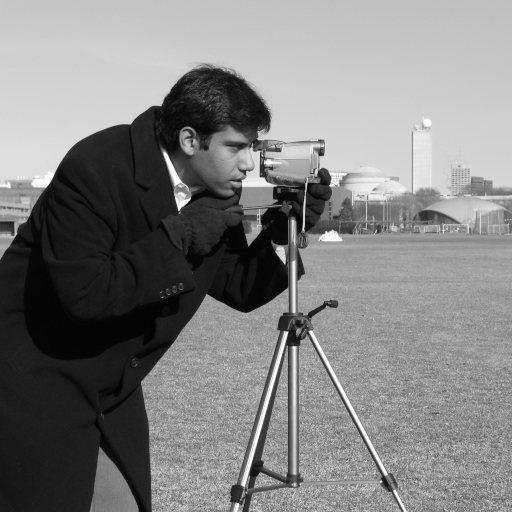
#> input picture skimage.data.camera(), 512 x 512 px
$ python operasi_blending.py
#> lines starting #> are read from the running program, lines starting #| are printed output that depends on the picture
### input_output.py
"""
Module untuk Input/Output dan Visualisasi
Berisi fungsi-fungsi untuk memuat gambar dan menyimpan hasil
"""

import cv2
import numpy as np
import matplotlib.pyplot as plt
from skimage import data
import os
from tkinter import filedialog, messagebox
import tkinter as tk

def buat_folder_hasil(nama_folder="hasil_pengolahan"):
    """
    Membuat folder untuk menyimpan hasil dengan subfolder berdasarkan kategori

    Args:
        nama_folder: Nama folder yang akan dibuat

    Returns:
        str: Path folder yang dibuat
    """
    try:
        # Buat folder utama
        if not os.path.exists(nama_folder):
            os.makedirs(nama_folder)
            print(f"📁 Folder '{nama_folder}' telah dibuat")

        # Buat subfolder berdasarkan kategori
        subfolders = [
            "1_pengurangan_citra",
            "2_operasi_boolean",
            "3_motion_detection",
            "4_blending_citra"
        ]

        for subfolder in subfolders:
            subfolder_path = os.path.join(nama_folder, subfolder)
            if not os.path.exists(subfolder_path):
                os.makedirs(subfolder_path)
                print(f"📂 Subfolder '{subfolder}' telah dibuat")

        return nama_folder
    except Exception as e:
        print(f"❌ Error membuat folder: {e}")
        return None

def muat_gambar_sample():
    """
    Memuat gambar sample dari skimage

    Returns:
        tuple: (img1, img2) atau (None, None) jika gagal
    """
    try:
        print("🔄 Memuat gambar sample...")
        img1 = data.camera()  # Gambar kamera
#> img1 is the input picture: shape (512, 512); min 0, max 255, mean 129.1
        img2 = data.coins()   # Gambar koin
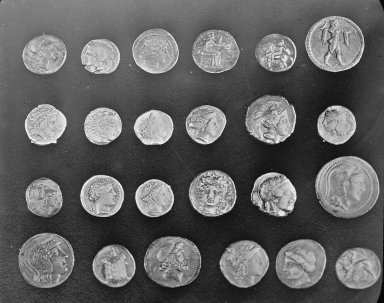
#> input picture skimage.data.coins(), 384 x 303 px
#> img2 is the input picture: shape (303, 384); min 1, max 252, mean 96.9

        # Resize agar ukuran sama
        img1 = cv2.resize(img1, (300, 300))
#> img1: shape (300, 300)
        img2 = cv2.resize(img2, (300, 300))
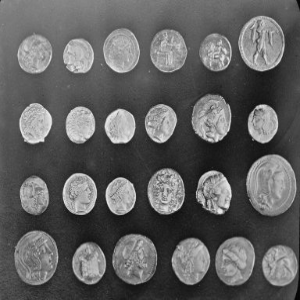
#> img2: shape (300, 300); min 3, max 238, mean 96.7

        print("✅ Berhasil memuat gambar sample")
        return img1, img2

    except Exception as e:
        print(f"❌ Error memuat gambar sample: {e}")
        return None, None

# [104 lines left out: functions input_gambar_dari_file, buat_gambar_sintetis, tampilkan_gambar_input, not called in this run]

def simpan_perbandingan_dengan_stats(img_asli, img_hasil, filename_base,
                                   title_asli, title_hasil, stats_asli, stats_hasil,
                                   folder_output="hasil_pengolahan", kategori=""):
    """
    Menyimpan perbandingan gambar dengan statistik dalam layout balanced

    Args:
        img_asli, img_hasil: Gambar asli dan hasil
        filename_base: Base filename untuk save
        title_asli, title_hasil: Judul gambar
        stats_asli, stats_hasil: Dictionary statistik
        folder_output: Folder untuk menyimpan hasil
        kategori: Kategori operasi (pengurangan/boolean/motion)
    """
    try:
        # Pastikan folder output ada
        buat_folder_hasil(folder_output)

        # Tentukan subfolder berdasarkan kategori
        if kategori:
            output_path = os.path.join(folder_output, kategori)
            # Pastikan folder kategori ada
            if not os.path.exists(output_path):
                os.makedirs(output_path)
                print(f"📂 Subfolder '{kategori}' telah dibuat")
        else:
            output_path = folder_output

        # Buat figure dengan layout balanced 2x2
        fig = plt.figure(figsize=(14, 10))
        gs = fig.add_gridspec(2, 2, height_ratios=[3, 2], hspace=0.3, wspace=0.2)

        # Gambar asli (atas kiri)
        ax1 = fig.add_subplot(gs[0, 0])
        ax1.imshow(img_asli, cmap='gray')
        ax1.set_title(title_asli, fontsize=14, fontweight='bold', color='blue', pad=15)
        ax1.axis('off')

        # Gambar hasil (atas kanan)
        ax2 = fig.add_subplot(gs[0, 1])
        ax2.imshow(img_hasil, cmap='gray')
        ax2.set_title(title_hasil, fontsize=14, fontweight='bold', color='red', pad=15)
        ax2.axis('off')

        # Statistik asli (bawah kiri)
        ax3 = fig.add_subplot(gs[1, 0])
        ax3.axis('off')
        stats_text_asli = format_stats_text("STATISTIK ASLI", stats_asli)
        ax3.text(0.5, 0.95, stats_text_asli, fontsize=11,
                transform=ax3.transAxes, va='top', ha='center', family='monospace',
                bbox=dict(boxstyle="round,pad=0.5", facecolor="lightblue", alpha=0.8))

        # Statistik hasil (bawah kanan)
        ax4 = fig.add_subplot(gs[1, 1])
        ax4.axis('off')
        stats_text_hasil = format_stats_text("STATISTIK HASIL", stats_hasil)
        ax4.text(0.5, 0.95, stats_text_hasil, fontsize=11,
                transform=ax4.transAxes, va='top', ha='center', family='monospace',
                bbox=dict(boxstyle="round,pad=0.5", facecolor="lightcoral", alpha=0.8))

        # Simpan file
        plt.subplots_adjust(left=0.05, right=0.95, top=0.92, bottom=0.08, hspace=0.3, wspace=0.2)
        plt.savefig(f"{output_path}/{filename_base}_comparison.jpg",
                   dpi=150, bbox_inches='tight', pad_inches=0.2)
        plt.close()

        # Simpan gambar individual
        cv2.imwrite(f"{output_path}/{filename_base}_original.jpg", img_asli)
        cv2.imwrite(f"{output_path}/{filename_base}_result.jpg", img_hasil)

        print(f"💾 Disimpan: {kategori}/{filename_base}_comparison.jpg")

    except Exception as e:
        print(f"❌ Error menyimpan perbandingan: {e}")

def format_stats_text(title, stats_dict):
    """
    Format dictionary statistik menjadi text per baris

    Args:
        title: Judul statistik
        stats_dict: Dictionary statistik

    Returns:
        str: Text yang sudah diformat
    """
    text = f"{title}:\n"
    for key, value in stats_dict.items():
        if isinstance(value, float):
            text += f"{key}: {value:.2f}\n"
        else:
            text += f"{key}: {value}\n"
    return text

# [66 lines left out: functions tampilkan_menu_input, pilih_input_gambar, hitung_total_file_output, not called in this run]

### operasi_blending.py
"""
Modul Operasi Blending Citra
Nama: Jhosua Armando Putra Panjaitan
NIM: 2305541067
Mata Kuliah: Pengolahan Citra Digital

Modul ini berisi implementasi operasi blending (pencampuran) dua citra
dengan menggunakan weighted average untuk menghasilkan transisi yang smooth.
"""

import numpy as np
import cv2
from input_output import (
    muat_gambar_sample,
    simpan_perbandingan_dengan_stats
)

class OperasiBlending:
    def __init__(self):
        """Inisialisasi class"""
        pass

    def dapatkan_citra_sample(self):
        """Mendapatkan citra sample untuk testing"""
        return muat_gambar_sample()

    def blending_citra(self, img1, img2, alpha=0.5):
        """
        Melakukan operasi blending pada dua citra

        Formula: Hasil = α × A + (1-α) × B

        Parameters:
        - img1: Citra pertama (A)
        - img2: Citra kedua (B)
        - alpha: Faktor blending (0.0 - 1.0)

        Returns:
        - result: Citra hasil blending
        """

        # Pastikan kedua citra memiliki ukuran yang sama
        if img1.shape != img2.shape:
            img2 = cv2.resize(img2, (img1.shape[1], img1.shape[0]))

        # Konversi ke float untuk mencegah overflow
        img1_float = img1.astype(np.float64)
        img2_float = img2.astype(np.float64)

        # Operasi blending: α×A + (1-α)×B
        result_float = alpha * img1_float + (1 - alpha) * img2_float

        # Clamp nilai ke range [0, 255] dan konversi kembali ke uint8
        result = np.clip(result_float, 0, 255).astype(np.uint8)

        return result

    def hitung_statistik_blending(self, img1, img2, result, alpha):
        """
        Menghitung statistik untuk operasi blending

        Parameters:
        - img1, img2: Citra input
        - result: Citra hasil blending
        - alpha: Faktor blending yang digunakan

        Returns:
        - stats_asli: Statistik citra input
        - stats_hasil: Statistik citra hasil
        """

        stats_asli = {
            'Mean A': f"{np.mean(img1):.2f}",
            'Mean B': f"{np.mean(img2):.2f}",
            'Std A': f"{np.std(img1):.2f}",
            'Std B': f"{np.std(img2):.2f}",
            'Alpha (α)': f"{alpha:.1f}",
            'Beta (1-α)': f"{1-alpha:.1f}"
        }

        # Verifikasi linear combination
        expected_mean = alpha * np.mean(img1) + (1-alpha) * np.mean(img2)
        actual_mean = np.mean(result)

        stats_hasil = {
            'Mean Result': f"{actual_mean:.2f}",
            'Expected Mean': f"{expected_mean:.2f}",
            'Mean Error': f"{abs(actual_mean - expected_mean):.4f}",
            'Std Dev': f"{np.std(result):.2f}",
            'Max': f"{np.max(result)}",
            'Min': f"{np.min(result)}",
            'Blend Ratio': f"{int(alpha*100)}% A + {int((1-alpha)*100)}% B"
        }

        return stats_asli, stats_hasil

    def demo_blending_alpha(self, img1, img2, alpha, nama_operasi, kategori):
        """
        Demo operasi blending dengan alpha tertentu

        Parameters:
        - img1, img2: Citra input
        - alpha: Faktor blending
        - nama_operasi: Nama untuk file output
        - kategori: Kategori folder
        """

        print(f"  🎨 Blending dengan α={alpha} ({int(alpha*100)}% A + {int((1-alpha)*100)}% B)")

        # Operasi blending
        result = self.blending_citra(img1, img2, alpha)

        # Hitung statistik
        stats_asli, stats_hasil = self.hitung_statistik_blending(img1, img2, result, alpha)

        # Simpan hasil perbandingan
        simpan_perbandingan_dengan_stats(
            img1, result,
            nama_operasi,
            f"Citra A (Weight={alpha:.1f})",
            f"Blended Result ({int(alpha*100)}% A + {int((1-alpha)*100)}% B)",
            stats_asli, stats_hasil,
            "hasil_pengolahan", kategori
        )

    def demo_blending(self, kategori="4_blending_citra"):
        """
        Demo lengkap operasi blending dengan berbagai nilai alpha

        Parameters:
        - kategori: Nama folder untuk menyimpan hasil
        """

        print("🔄 Demo Operasi Blending...")

        # Dapatkan citra sample
        img1, img2 = self.dapatkan_citra_sample()

        # Berbagai nilai alpha untuk demonstrasi
        alpha_configs = [
            (0.3, "blend_30"),
            (0.5, "blend_50"),
            (0.7, "blend_70")
        ]

        # Demo setiap konfigurasi alpha
        for alpha, nama in alpha_configs:
            self.demo_blending_alpha(img1, img2, alpha, nama, kategori)
#> this loop made 3 passes
#> pass 1, in blending_citra, `result_float = alpha * img1_float + (1 - alpha) * img2_float`:
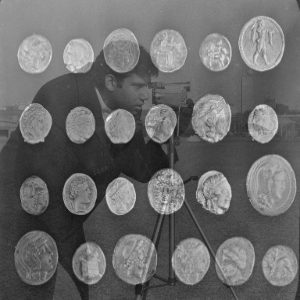
#> result_float: shape (300, 300) float64; min 22.2, max 237.6, mean 106.4
#> pass 1, in simpan_perbandingan_dengan_stats, `plt.savefig(f"{output_path}/{filename_base}_comparison.jpg", dpi=150, ..`:
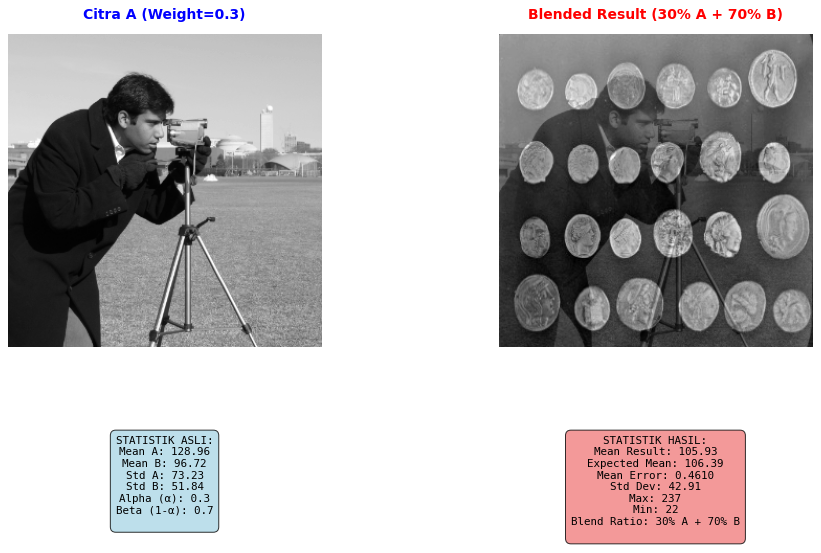
#> figure drawn by matplotlib, 2 panels
#> pass 2, in simpan_perbandingan_dengan_stats (call 2), `plt.savefig(f"{output_path}/{filename_base}_comparison.jpg", dpi=150, ..`:
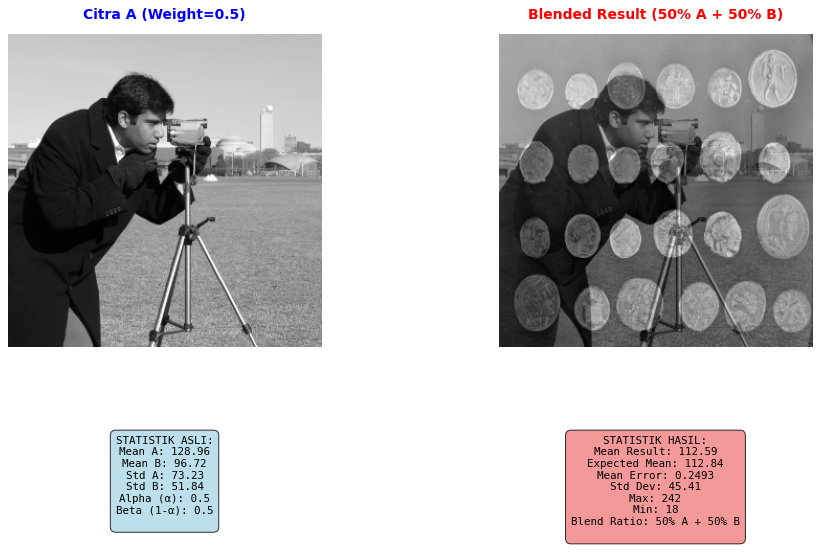
#> figure drawn by matplotlib, 2 panels

        print("✅ Demo blending selesai!")
        print(f"💾 Disimpan: {kategori}/ (9 file)")

if __name__ == "__main__":
    # Test standalone
    print("🧪 Testing Operasi Blending...")
    blending = OperasiBlending()
    blending.demo_blending("test_blending")
    print("✅ Test selesai!")
